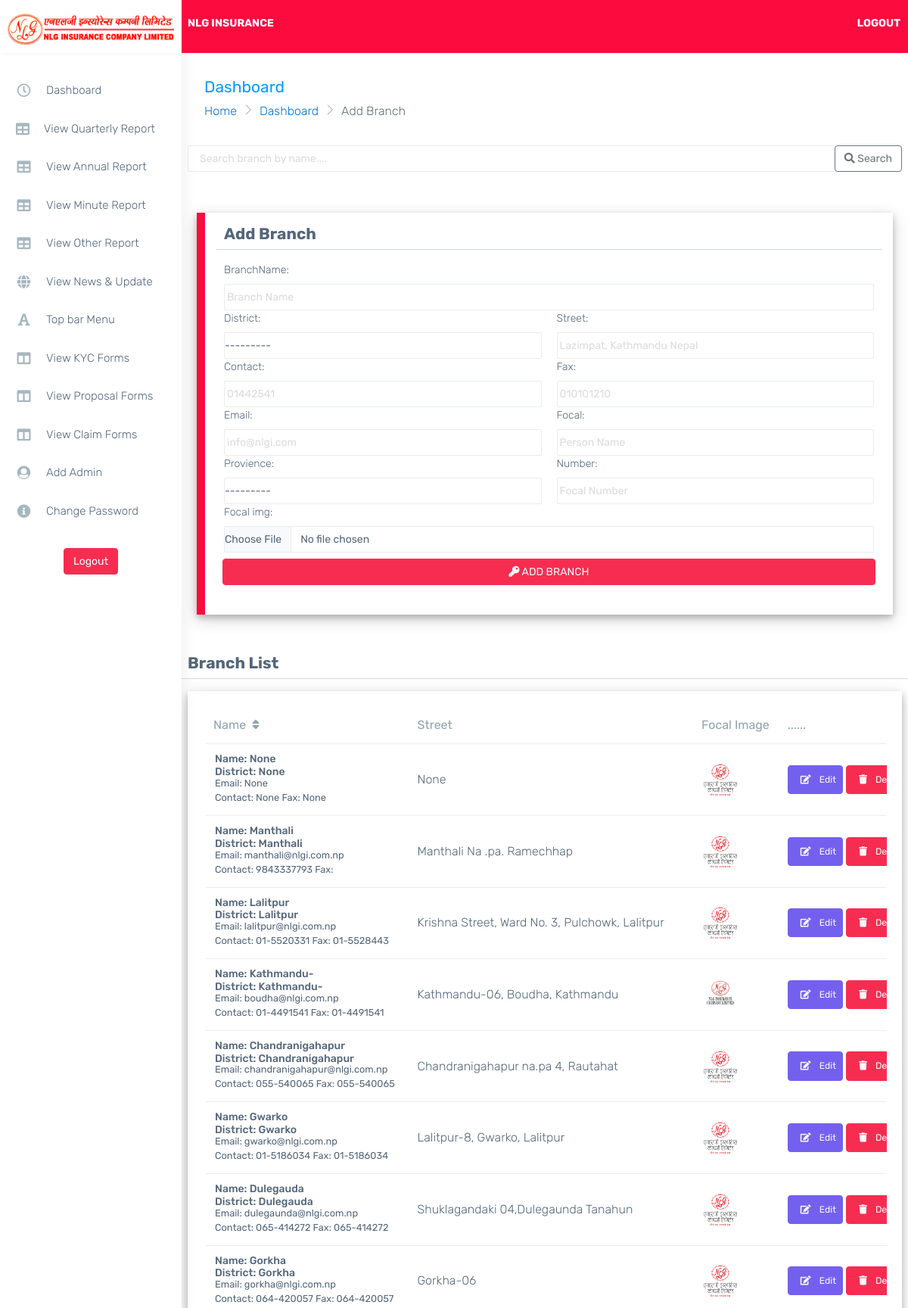
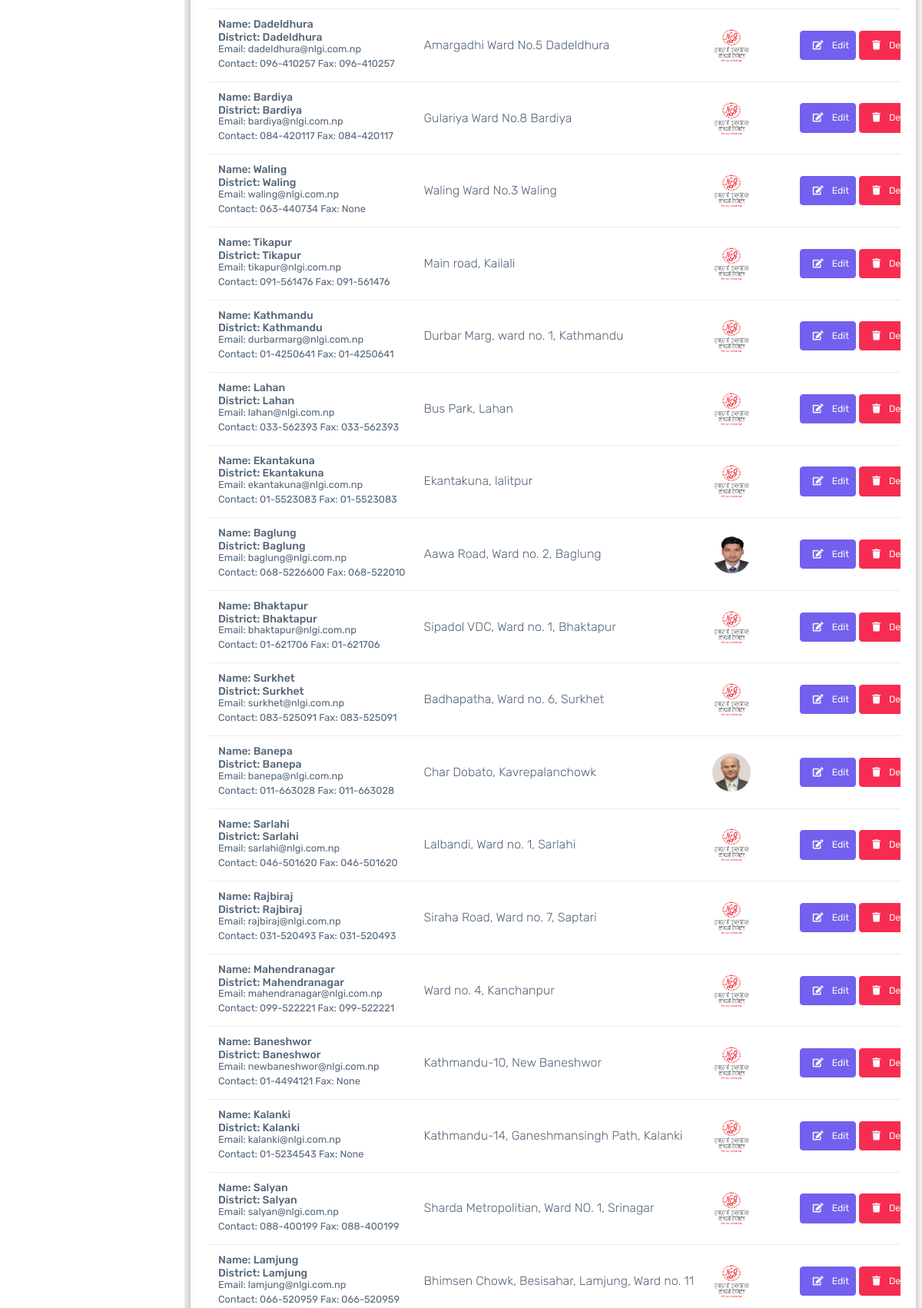
/addBranch (upper part), run on the app's committed database (2 pictures, top to bottom).
### landing/models.py (models this page shows, shortened)
class Branch(models.Model):
    BranchName = models.CharField(max_length=100, null = True, blank= True)
    district = models.CharField(max_length=70, choices=district, null = True, blank= True)
    provience = models.CharField(max_length=20, choices=(
        ('1','1'),
        ('2','2'),
        ('3','3'),
        ('4','4'),
        ('5','5'),
        ('6','6'),
        ('7','7'),
    ), null= True, blank= True)
    street = models.CharField(max_length=50, null = True, blank= True)
    contact = models.CharField(max_length=50, null = True, blank= True)
    fax = models.CharField(max_length=50, null = True, blank= True)
    email = models.CharField(max_length=50, null = True, blank= True)
    focal = models.CharField(max_length=50, null = True, blank= True)
    number = models.CharField(max_length=50, null = True, blank= True)
    focal_img = models.ImageField(upload_to ="focalperson", default="/downlogo.PNG")
    objects = models.Manager()

### manager/views.py (the view)
# urls.py: path('addBranch', views.addBranch, name='addBranch'),
def addBranch(request):
    form = BranchF()
    branched = Branch.objects.all().order_by('-id')
    page = request.GET.get('page', 1)
    paginator = Paginator(branched, 40)
    try:
        data = paginator.page(page)
    except PageNotAnInteger:
        data = paginator.page(1)
    except EmptyPage:
        data = paginator.page(paginator.num_pages)
    dist = {
        'form':form,
        'branch':data,
    }
    if request.method == 'POST':
        form = BranchF(request.POST, request.FILES or None)
        if form.is_valid():
            form.save()
            messages.success(request, "Branch Saved Succesfully")
            return HttpResponseRedirect(reverse('manager:addBranch'))
        else:
            return render(request, 'manager/addBranch.html',dist )
    else:
        return render(request, 'manager/addBranch.html',dist )

### manager/forms.py
class BranchF(forms.ModelForm):
    def __init__(self, *args, **kwargs):
        super(BranchF, self).__init__(*args, **kwargs)
        for visible in self.visible_fields():
            visible.field.widget.attrs['class'] = 'form-control ps-0 form-control-line'
    class Meta:
        model = Branch
        fields = ('__all__')
        widgets = {
            'BranchName':forms.TextInput(attrs={'placeholder':'Branch Name'}),
            'district': forms.Select(attrs={'placeholder':'Kathmandu'}),
            'provience': forms.Select(attrs={'placeholder':'1'}),
            'street': forms.TextInput(attrs={'placeholder':'Lazimpat, Kathmandu Nepal'}),
            'contact': forms.TextInput(attrs={'placeholder':'01442541'}),
            'fax': forms.TextInput(attrs={'placeholder':'010101210'}),
            'email': forms.TextInput(attrs={'placeholder':'info@nlgi.com'}),
            'focal': forms.TextInput(attrs={'placeholder':'Person Name'}),
            'number': forms.TextInput(attrs={'placeholder':'Focal Number'}),
        }

### templates/manager/addBranch.html (shortened to what this page needs)
{% extends "manager/dashboard.html" %}
{% block inner %}
<div class="page-breadcrumb">
    <div class="row align-items-center">
        <div class="col-md-6 col-8 align-self-center">
            <h3 class="page-title mb-0 p-0">Dashboard</h3>
            <div class="d-flex align-items-center">
                <nav aria-label="breadcrumb">
                    <ol class="breadcrumb">
                        <li class="breadcrumb-item"><a href="{%url 'landing:landing'%}">Home</a></li>
                        <li class="breadcrumb-item"><a href="{%url 'manager:dashboard'%}">Dashboard</a></li>
                        <li class="breadcrumb-item active" aria-current="page">Add Branch</li>
                    </ol>
                </nav>
            </div>
        </div>
    </div>
</div>
<div class="col-12 p-2">
    <form action="{%url 'manager:search' 'branch'%}">
      <div class="input-group mb-3">
        <input type="text" name="search" class="form-control form-control-line" placeholder="Search branch by name...." aria-label="Search branch by name...." aria-describedby="basic-addon2">
        <div class="input-group-append">
          <button class="btn btn-outline-secondary" type="submit">
            <i class="fa fa-search"></i>
            Search
          </button>
        </div>
      </div>
    </form>
  </div>
<form action="" method="post" style="width: 100%; padding: 30px;" enctype="multipart/form-data">
    <div class="row  formbox" >
        <H3>Add Branch</H3>
        <hr>
        <div class="col-12">
            {{form.BranchName.label_tag}}
            {{form.BranchName}}
        </div>
        <div class="col-6">
            {{form.district.label_tag}}
            {{form.district}}
        </div>
        <div class="col-6">
            {{form.street.label_tag}}
            {{form.street}}
        </div>
        <div class="col-6">
            {{form.contact.label_tag}}
            {{form.contact}}
        </div>
        <div class="col-6">
            {{form.fax.label_tag}}
            {{form.fax}}
        </div>
        <div class="col-6">
            {{form.email.label_tag}}
            {{form.email}}
        </div>
        <div class="col-6">
            {{form.focal.label_tag}}
            {{form.focal}}
        </div>
        <div class="col-6">
            {{form.provience.label_tag}}
            {{form.provience}}
        </div>
        <div class="col-6">
            {{form.number.label_tag}}
            {{form.number}}
        </div>
        <div class="col-12">
            {{form.focal_img.label_tag}}
            {{form.focal_img}}
        </div>
        <br>
        <div class="p-2 d-grid">
            <button class="btn btn-danger btn-block text-light mb-3" id="submit"> <i class="fa fa-key"></i> ADD BRANCH </button>
        </div>
    </div>
</form>
<br>
<div class="row ps-2 pe-2">
    <H3>Branch List</H3>
    <hr>
    <div class="col-sm-12">
        <div class="card">
            <div class="card-body">
                <div class="table-responsive">
                    <table class="table stylish-table no-wrap" id="tableSort">
                        <thead>
                            <tr>
                                <th class="border-top-0" onclick="sortTable(1)"> Name <i class="fa fa-sort p-1"></i></th>
                                <th class="border-top-0">Street</th>
                                <th class="border-top-0">Focal Image</th>
                                <th class="border-top-0">......</th>
                            </tr>
                        </thead>
                        <tbody>
                            {% for i in branch %}
                                <tr>
                                    <td class="align-middle">
                                        <h6>Name: {{i.BranchName}}</h6>
                                        <h6>District: {{i.district}} </h6>
                                        <small class="d-block">Email: {{i.email}} </small>
                                        <small>Contact: {{i.contact}} </small>
                                        <small>Fax: {{i.fax}} </small>
                                    </td>
                                    <td class="align-middle">{{i.street}}</td>
                                    {% if i.focal_img %}
                                        <td class="align-middle">
                                            <img src="{{i.focal_img.url}}" alt="" srcset="" style="height: 50px; width: 50px; border-radius: 50%;">
                                        </td>
                                    {% endif %}
                                    <td class="align-middle">
                                        <a href="{%url 'manager:editBranch' i.id%}">
                                            <button class="text-light btn btn-sm btn-primary">
                                                <i class="fa fa-edit p-2"></i>
                                                    Edit
                                            </button>
                                        </a>
                                        <button class=" text-light btn btn-sm  btn-danger" data-bs-toggle="modal" data-bs-target="#exampleModal{{i.id}}">
                                            <i class="fa fa-trash p-2"></i>
                                            Delete
                                        </button>
                                    </td>
                                </tr>
                            {% endfor %}
                        </tbody>
                    </table>
                </div>
            </div>
        </div>
    </div>
</div>
{% endblock inner %}

### templates/manager/dashboard.html (style rules this page uses)
.card { box-shadow: 0 4px 8px 0 rgb(0 0 0 / 20%), 0 6px 20px 0 rgb(0 0 0 / 19%)!important; }
.formbox { background-color: white; padding: 15px; box-shadow: 0 4px 8px 0 rgb(0 0 0 / 20%), 0 6px 20px 0 rgb(0 0 0 / 19%)!important; }
.card { border-bottom: 10px solid #fb0b3e; cursor: pointer; }
.formbox { border-left: 11px solid #fb0b3e; }
*::placeholder { color: rgb(219, 219, 219)!important; padding-left: 3px; }

### templates/manager/addBranch.html (style rules this page uses)
.form-control { width: 100%; }

### data on the page
Branch: BranchName "None", district "None", email "None", contact "None", fax "None", street "None", focal_img (picture)
Branch: BranchName "Manthali", district "Manthali", email "manthali@nlgi.com.np", contact "9843337793", street "Manthali Na .pa. Ramechhap", focal_img (picture)
Branch: BranchName "Lalitpur", district "Lalitpur", email "lalitpur@nlgi.com.np", contact "01-5520331", fax "01-5528443", street "Krishna Street, Ward No. 3, Pulchowk, Lalitpur", focal_img (picture)
Branch: BranchName "Kathmandu-", district "Kathmandu-", email "boudha@nlgi.com.np", contact "01-4491541", fax "01-4491541", street "Kathmandu-06, Boudha, Kathmandu", focal_img (picture)
Branch: BranchName "Chandranigahapur", district "Chandranigahapur", email "chandranigahapur@nlgi.com.np", contact "055-540065", fax "055-540065", street "Chandranigahapur na.pa 4, Rautahat", focal_img (picture)
Branch: BranchName "Gwarko", district "Gwarko", email "gwarko@nlgi.com.np", contact "01-5186034", fax "01-5186034", street "Lalitpur-8, Gwarko, Lalitpur", focal_img (picture)
Branch: BranchName "Dulegauda", district "Dulegauda", email "dulegaunda@nlgi.com.np", contact "065-414272", fax "065-414272", street "Shuklagandaki 04,Dulegaunda Tanahun", focal_img (picture)
Branch: BranchName "Gorkha", district "Gorkha", email "gorkha@nlgi.com.np", contact "064-420057", fax "064-420057", street "Gorkha-06", focal_img (picture)
Branch: BranchName "Dadeldhura", district "Dadeldhura", email "dadeldhura@nlgi.com.np", contact "096-410257", fax "096-410257", street "Amargadhi Ward No.5 Dadeldhura", focal_img (picture)
Branch: BranchName "Bardiya", district "Bardiya", email "bardiya@nlgi.com.np", contact "084-420117", fax "084-420117", street "Gulariya Ward No.8 Bardiya", focal_img (picture)
Branch: BranchName "Waling", district "Waling", email "waling@nlgi.com.np", contact "063-440734", fax "None", street "Waling Ward No.3 Waling", focal_img (picture)
Branch: BranchName "Tikapur", district "Tikapur", email "tikapur@nlgi.com.np", contact "091-561476", fax "091-561476", street "Main road, Kailali", focal_img (picture)
Branch: BranchName "Kathmandu", district "Kathmandu", email "durbarmarg@nlgi.com.np", contact "01-4250641", fax "01-4250641", street "Durbar Marg, ward no. 1, Kathmandu", focal_img (picture)
Branch: BranchName "Lahan", district "Lahan", email "lahan@nlgi.com.np", contact "033-562393", fax "033-562393", street "Bus Park, Lahan", focal_img (picture)
Branch: BranchName "Ekantakuna", district "Ekantakuna", email "ekantakuna@nlgi.com.np", contact "01-5523083", fax "01-5523083", street "Ekantakuna, lalitpur", focal_img (picture)
Branch: BranchName "Baglung", district "Baglung", email "baglung@nlgi.com.np", contact "068-5226600", fax "068-522010", street "Aawa Road, Ward no. 2, Baglung", focal_img (picture)
Branch: BranchName "Bhaktapur", district "Bhaktapur", email "bhaktapur@nlgi.com.np", contact "01-621706", fax "01-621706", street "Sipadol VDC, Ward no. 1, Bhaktapur", focal_img (picture)
Branch: BranchName "Surkhet", district "Surkhet", email "surkhet@nlgi.com.np", contact "083-525091", fax "083-525091", street "Badhapatha, Ward no. 6, Surkhet", focal_img (picture)
Branch: BranchName "Banepa", district "Banepa", email "banepa@nlgi.com.np", contact "011-663028", fax "011-663028", street "Char Dobato, Kavrepalanchowk", focal_img (picture)
Branch: BranchName "Sarlahi", district "Sarlahi", email "sarlahi@nlgi.com.np", contact "046-501620", fax "046-501620", street "Lalbandi, Ward no. 1, Sarlahi", focal_img (picture)
Branch: BranchName "Rajbiraj", district "Rajbiraj", email "rajbiraj@nlgi.com.np", contact "031-520493", fax "031-520493", street "Siraha Road, Ward no. 7, Saptari", focal_img (picture)
Branch: BranchName "Mahendranagar", district "Mahendranagar", email "mahendranagar@nlgi.com.np", contact "099-522221", fax "099-522221", street "Ward no. 4, Kanchanpur", focal_img (picture)
Branch: BranchName "Baneshwor", district "Baneshwor", email "newbaneshwor@nlgi.com.np", contact "01-4494121", fax "None", street "Kathmandu-10, New Baneshwor", focal_img (picture)
Branch: BranchName "Kalanki", district "Kalanki", email "kalanki@nlgi.com.np", contact "01-5234543", fax "None", street "Kathmandu-14, Ganeshmansingh Path, Kalanki", focal_img (picture)
Branch: BranchName "Salyan", district "Salyan", email "salyan@nlgi.com.np", contact "088-400199", fax "088-400199", street "Sharda Metropolitian, Ward NO. 1, Srinagar", focal_img (picture)
Branch: BranchName "Lamjung", district "Lamjung", email "lamjung@nlgi.com.np", contact "066-520959", fax "066-520959", street "Bhimsen Chowk, Besisahar, Lamjung, Ward no. 11", focal_img (picture)
